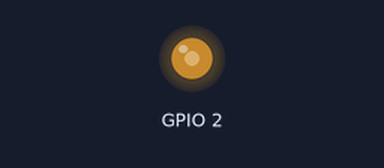
The program below on a simulated ESP8266 board running MicroPython. Shown: output pins drawn as LEDs (lit = HIGH). WiFi joins after 1.5 s; web requests get an empty 200 reply after 0.4 s; what the program prints to the serial console is not drawn.

Above: at 0.05 s.
At 6.25 s:
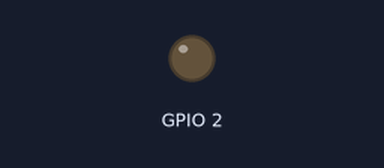
At 44.85 s:
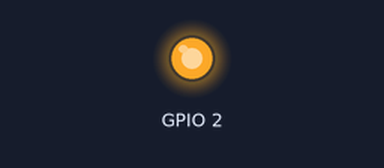
Timing chart, 0 to 58.5 s (numbered marks = the images above):
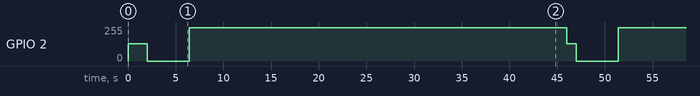

Measured:
- by itself, GPIO 2: repeats every 45.0 s: 0/255 4.4 s, 248/255 39.6 s, 130/255 1.0 s

The program:

level.py
```python
#from sensor_level_hcsr04 import SensorLevel
#from water_level_sensor import WaterLevelSensor
from wifi_level import WifiLevel
import time
import config
import gc
import machine
from machine import Timer
import utime

import ujson

def setTime():

    result = {'success': False}

    while not result['success']:
        #timeutime.localtime(0)
        epocDate = "2000.01.01"
        #data = ujson.dumps({'epocDate': epocDate})
        result = wl.sendRest(type="GET", address=ip, path=path_info_timestamp + "/epocDate/" + epocDate) #, data=data)
        time.sleep(1)

#    print(result)

    timeStamp = result['data']['timeStamp']
    date = utime.localtime(timeStamp)
    correctedDate = (date[0], date[1], date[2], 0, date[3], date[4], date[5], 0)
    machine.RTC().datetime(correctedDate)

#    timeStamp = result['timeStamp']
#    print(timeStamp)
#    print()
#    print(result['data'])
#    print()

def getStringDate(date):
    return "{0:04d}-{1:02d}-{2:02d}T{3:02d}:{4:02d}:{5:02d}".format(date[0], date[1], date[2], date[3], date[4], date[5] )


gc.enable()

# ###########################################################
#
# Parameter Load
#
# ###########################################################

#
# central-ap
#
ip=config.getValue('central-ap', 'webserver-ip')
path_level_add=config.getValue('central-ap', 'webserver-path-level-add')
path_info_timestamp=config.getValue('central-ap', 'webserver-path-info-timestamp')

#
# level-sta
#
stationId=config.getValue('level-sta', 'station-id')
reportIntervalSec=config.getValue('level-sta', 'report-interval-sec')
resetHours=config.getValue('level-sta', 'reset-hours')
#pinAnalog=config.getValue('level-sta', 'analog-pin')

#
# sensor-level
#
sensorLevelPackageName=config.getValue('sensor-level', 'package-name')
pinTrigger=config.getValue('sensor-level', 'trigger-pin')
pinEcho=config.getValue('sensor-level', 'echo-pin')

levelSensorId=config.getValue('sensor-level', 'sensor-id')
a=config.getValue('sensor-level', 'quadratic-a-{}'.format(levelSensorId))
b=config.getValue('sensor-level', 'quadratic-b-{}'.format(levelSensorId))
c=config.getValue('sensor-level', 'quadratic-c-{}'.format(levelSensorId))
sampleNumber=config.getValue('sensor-level', 'sample-number')
maximumVariance=config.getValue('sensor-level', 'maximum-variance')

#
# sensor-temperature-humidity
#
sensorTempHumPackageName=config.getValue('sensor-temp-hum', 'package-name')
dataGpio=config.getValue('sensor-temp-hum', 'data-gpio')

# ###########################################################

SensorLevel=__import__(sensorLevelPackageName).SensorLevel
SensorTempHum=__import__(sensorTempHumPackageName).SensorTempHum

print()

wl=WifiLevel()
wl.connectToAp()
setTime()

#
# Depending on what kind of sensor is used
#
wls=SensorLevel(pinTrigger, pinEcho, sampleNumber, a=a, b=b, c=c)

ths=SensorTempHum(dataGpio)

gc.collect()

# Have to reset the chip, because for some reson, the pythin got frozen after some hours
resetMiliseconds = resetHours * 60 * 60 * 1000 # [ms]
timer=Timer(-1)
timer.init(period=resetMiliseconds, mode=Timer.ONE_SHOT, callback=lambda t:machine.reset())

while True:

    minLevel=(None, None)
    counter = 0

    # Reading water level
    while True:

        level = wls.getDistanceMeanInMm()

        phase = counter % 4
        print("-\r" if phase == 0 else "\\\r" if phase == 1 else "|\r" if phase == 2 else "/\r", end="")

        # save if it is lower than
        if minLevel[1] == None or minLevel[1] > level[1]:
            minLevel = (level[0], level[1])

        if minLevel[1] < maximumVariance:
            break

        # for long time there was NO expectable variance
        if counter > 500:
            break

        counter = counter + 1
        time.sleep_ms(1)

    # Reading Temperature and Humidity
    temp, hum = ths.getTempHum()

    data = ujson.dumps({'stationId': stationId, 'dateString': getStringDate(utime.localtime()), 'levelValue': float("{:.1f}".format(minLevel[0])), 'levelVariance': float("{:.1f}".format(minLevel[1])), 'temperatureValue': temp, 'humidityValue': hum  })

    result = wl.sendRest(type="POST", address=ip, path=path_level_add, data=data)
    gc.collect()

    # Unsuccessful send
    if not result['success']:
        time.sleep(1)
        continue

    time.sleep(reportIntervalSec)
```

wifi_level.py
```python
import gc
import network
import urequests as requests
import config
import time
from control import LedControl
from representations import output_json
import json

try:
    import usocket as socket
except:
    import socket

class WifiLevel():

    def __init__(self):
        gc.enable()

        self.apEssid=config.getValue('central-ap', 'essid')
        self.apPassword=config.getValue('central-ap', 'password')

        # NO Access Point
        #ap_if = network.WLAN(network.AP_IF)
        #ap_if.active(False)

        # Station
        self.wlan = network.WLAN(network.STA_IF)
        self.wlan.active(True)
        self.wlan.connect(self.apEssid, self.apPassword)

        self.ledControl = LedControl()
        #gc.collect()

    def connectToAp(self):

        self.ledControl.setBeforeConnection()

        self.wlan.active(True)
        self.wlan.connect(self.apEssid, self.apPassword)

        counter = 0
        while (not self.wlan.isconnected() or self.wlan.ifconfig()[0] == "0.0.0.0" ) and counter < 50:
            time.sleep(1)

            phase = counter % 4
            print("connecting to network", "-\r" if phase == 0 else "\\\r" if phase == 1 else "|\r" if phase == 2 else "/\r",  end="")
            counter = counter + 1

        print("                       \r", end="")

        if not self.wlan.isconnected():
            print("!!! Connection interrupted !!!")
            return output_json(success=False)

        else:
            print("ip: ", self.wlan.ifconfig()[0], end="")
            return output_json(success=True)

    def getIfconfig(self):
        return self.wlan.ifconfig()

    def disconnectToAp(self):
        if self.wlan.isconnected():
            self.wlan.disconnect()

    def sendRest(self, type="POST", address="192.168.4.1", path="", data="{}"):
        """
            return: Object
                            .status_code
                            .text
                                {
                                    "result: 'OK',
                                    "timeStamp: 5678910.1234
                                }
        """
        #gc.collect()

        url = "http://" + address + "/" + path
        #gc.collect()

        headers = {
            'Content-Type': 'application/json',
            'Accept': 'application/json'
        }
        #gc.collect()

        conn = self.connectToAp()
        #gc.collect()

        if conn['success']:

            # Indicate on the LED, sending POST
            self.ledControl.setBeforeSendPost()

            # Send the POST request
            print(" - POST " if type == "POST" else " - GET ", end="")
            print(url, data, end=" ")

            cycle = 0
            while cycle < 10:
                exception = ""

                time.sleep(4)

                try:

                    if type == "POST":
                        r = requests.post(url, data=str(data), headers=headers)
                    else:
                        r = requests.get(url, data=str(data), headers=headers)

                    print(" - Response: {0}, {1}".format(r.status_code, r.text))

                    # Indicate on the LED, sending was SUSSESSFUL
                    self.ledControl.setPassedSendPost()

                    conn = output_json(success=True, data=json.loads(r.text))
                    break

                except Exception as e:

                    exception = e
                    print(".", end="")

                cycle+=1

            if cycle >= 10:
                self.ledControl.setFailedSendPost()
                print("!!! Network issue. Can not send request !!!", str(exception))

                conn = output_json(success=False)

        return conn
```

config.py
```python
import ujson

CONFIG_FILE='level.config.json'
f=open(CONFIG_FILE, 'r')
config=ujson.loads(f.read())

def getValue(section, key):
    return config[section][key]
```

control.py
```python
import config
from machine import Pin, PWM

class LedControl():

    MAX_DUTY = 1023

    INVERSE = config.getValue('level-sta', 'led-status-inverse')

    STATUS_BEFORE_SEND_POST = {
        "freq": 1000,
        "duty": (MAX_DUTY-1023) if INVERSE else 1023
    }
    STATUS_FAILED_SEND_POST = {
        "freq": 10,
        "duty": (MAX_DUTY-500) if INVERSE else 500
    }
    STATUS_PASSED_SEND_POST = {
        "freq": 1,
        "duty": (MAX_DUTY-30) if INVERSE else 30
    }
    STATUS_FAILED_CONNECTION = {
        "freq": 1000,
        "duty": (MAX_DUTY-20) if INVERSE else 20
    }
    STATUS_BEFORE_CONNECTION = {
        "freq": 1,
        "duty": (MAX_DUTY-500) if INVERSE else 500
    }

    def __init__(self):
        self.pinLedStatus=config.getValue('level-sta', 'led-status-pin')

    def setBeforeSendPost(self):
        led = PWM(Pin(self.pinLedStatus), freq=LedControl.STATUS_BEFORE_SEND_POST['freq'], duty=LedControl.STATUS_BEFORE_SEND_POST['duty'])

    def setPassedSendPost(self):
        led = PWM(Pin(self.pinLedStatus), freq=LedControl.STATUS_PASSED_SEND_POST['freq'], duty=LedControl.STATUS_PASSED_SEND_POST['duty'])

    def setFailedSendPost(self):
        led = PWM(Pin(self.pinLedStatus), freq=LedControl.STATUS_FAILED_SEND_POST['freq'], duty=LedControl.STATUS_FAILED_SEND_POST['duty'])

    def setFailedConnection(self):
        led = PWM(Pin(self.pinLedStatus), freq=LedControl.STATUS_FAILED_CONNECTION['freq'], duty=LedControl.STATUS_FAILED_CONNECTION['duty'])

    def setBeforeConnection(self):
        led = PWM(Pin(self.pinLedStatus), freq=LedControl.STATUS_BEFORE_CONNECTION['freq'], duty=LedControl.STATUS_BEFORE_CONNECTION['duty'])
```

representations.py
```python
def output_json(success, data=None):
    return {"success": success, "data": data}
```
